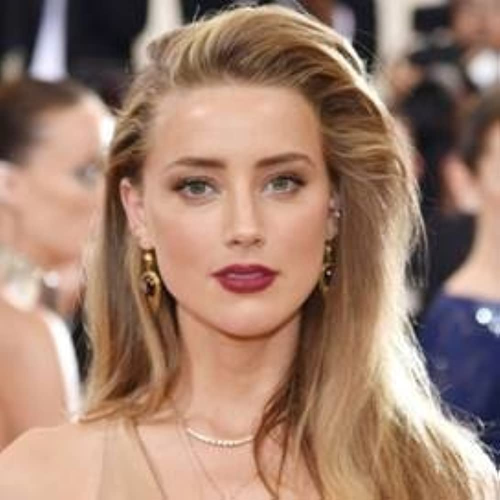
#> input picture ROS/src/exercise7/exercise7/meshes/rins_2023_task3_meshes/img_for_training/Amber/Material_1.jpg, 1000 x 1000 px, found by its file name (shown at 1/2 size); its folder holds only this picture in this run
$ python face_train.py
#> lines starting #> are read from the running program, lines starting #| are printed output that depends on the picture
#!/usr/bin/env python3

import cv2
import os
import pickle
import numpy as np

def load_images_from_folder(folder):
    images = []
    for filename in os.listdir(folder):
        img = cv2.imread(os.path.join(folder,filename))
        if img is not None and len(img.shape) == 3 and img.shape[2] == 3:
            images.append(img)
    return images


def create_face_dataset(images_folder, dataset_filename):
    # Initialize the list of images and labels
    images = []
    labels = []

    # Set the size of the resized images
    size = (320, 240)

    # Loop over each person's directory
    for person_dir in os.listdir(images_folder):
        # Get the path to the person's directory
        person_path = os.path.join(images_folder, person_dir)

        # Loop over each image in the person's directory
        for image_file in os.listdir(person_path):
            # Get the path to the image file
            image_path = os.path.join(person_path, image_file)

            # Load the image and convert it to grayscale
            image = cv2.imread(image_path)
#> image is the input picture: shape (1000, 1000, 3); mean B, G, R 111, 128.3, 160.6
            gray_image = cv2.cvtColor(image, cv2.COLOR_BGR2GRAY)
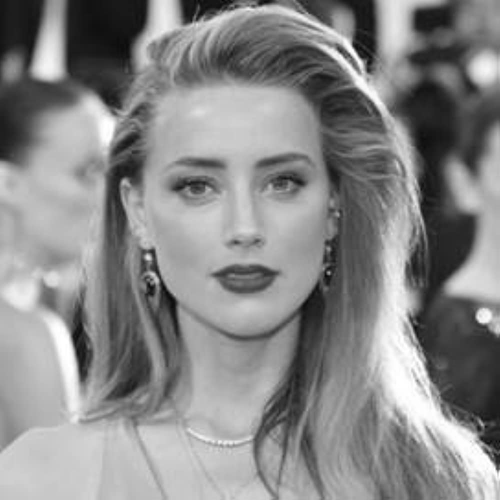
#> gray_image: shape (1000, 1000) (shown at 1/2 size); min 1, max 255, mean 136

            # Resize the image to the fixed size
            resized_image = cv2.resize(gray_image, size)
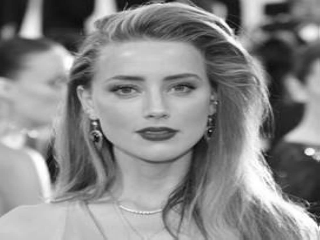
#> resized_image: shape (240, 320); min 5, max 255, mean 135.9

            # Add the resized image and label to the lists
            images.append(resized_image)
            labels.append(person_dir)
#> pass 2 of the loop in create_face_dataset, `for person_dir in os.listdir(images_folder):`:
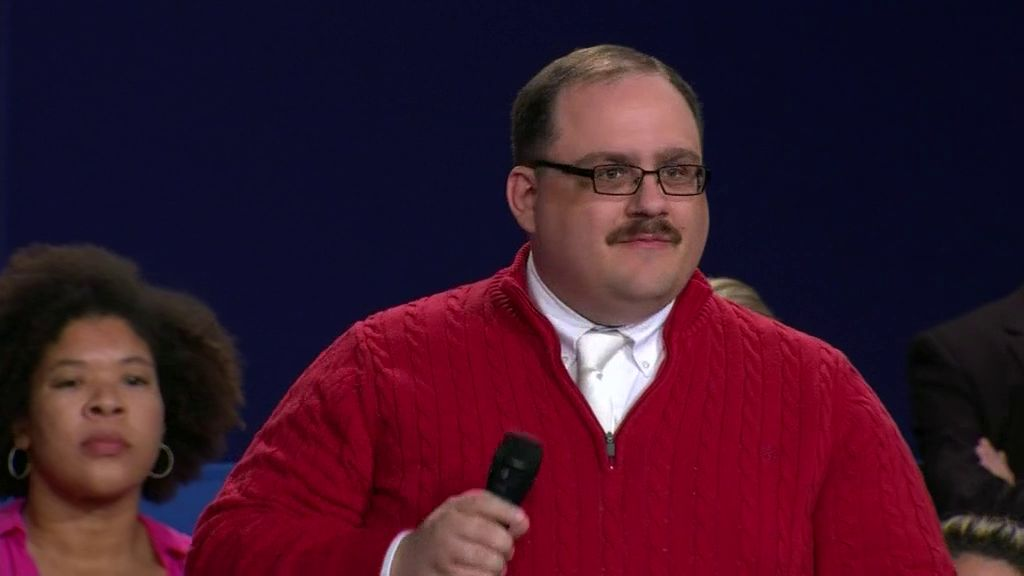
#> input picture ROS/src/exercise7/exercise7/meshes/rins_2023_task3_meshes/img_for_training/Bone/KenBone.jpg, 1024 x 576 px, found by its file name
#> in create_face_dataset, image is the input picture: shape (576, 1024, 3); mean B, G, R 41.8, 23.1, 60.3
#> in create_face_dataset, `gray_image = cv2.cvtColor(image, cv2.COLOR_BGR2GRAY)`:
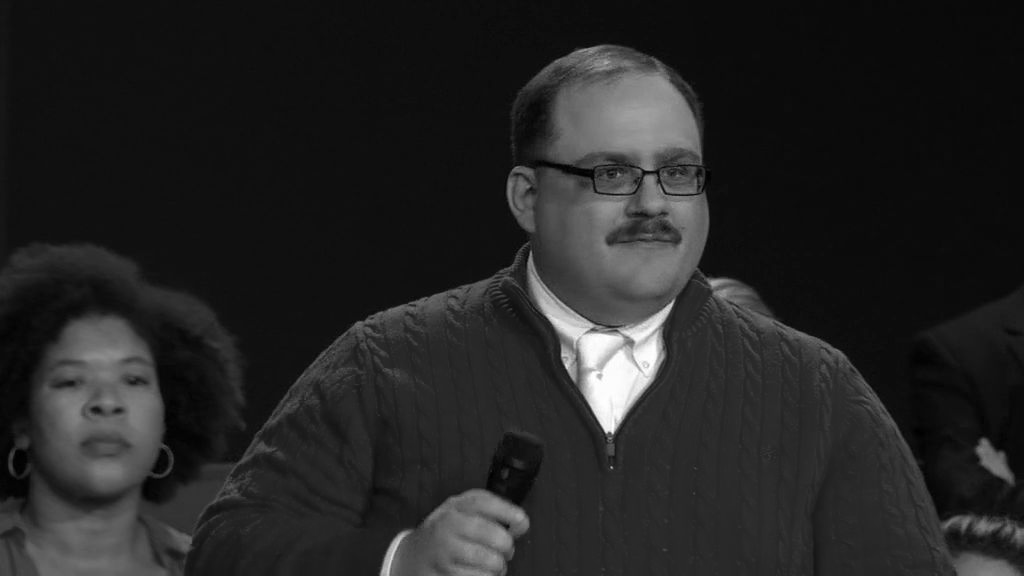
#> gray_image: shape (576, 1024); min 0, max 255, mean 36.3
#> in create_face_dataset, `resized_image = cv2.resize(gray_image, size)`:
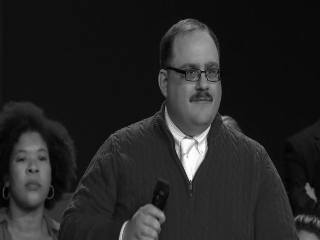
#> resized_image: shape (240, 320); min 0, max 255, mean 36.3

    # Create the face recognizer using the Eigenfaces algorithm
    face_recognizer = cv2.face.EigenFaceRecognizer_create()

    # Convert the list of labels to a set to get unique names
    unique_labels = set(labels)

    # Create a dictionary to map each label to a unique integer
    label_dict = {label: i for i, label in enumerate(unique_labels)}

    # Convert the list of labels to a list of integers using the label dictionary
    int_labels = [label_dict[label] for label in labels]

    # Train the face recognizer on the grayscale images
    face_recognizer.train(images, np.array(int_labels))

    # Save the face recognizer to a file
    face_recognizer.save(dataset_filename)

    # Save the label dictionary to a file using pickle
    with open('/home/edin/Desktop/ROS/src/exercise4/recognition_files/face_labels.pkl', 'wb') as f:
        pickle.dump(label_dict, f)

if __name__ == '__main__':
    # Set the path to the folder containing the images
    images_folder = "/home/edin/Desktop/ROS/src/exercise7/exercise7/meshes/rins_2023_task3_meshes/img_for_training"

    # Set the filename for the face dataset
    dataset_filename = "/home/edin/Desktop/ROS/src/exercise4/recognition_files/face_dataset.xml"

    # Create the face dataset
    create_face_dataset(images_folder, dataset_filename)
